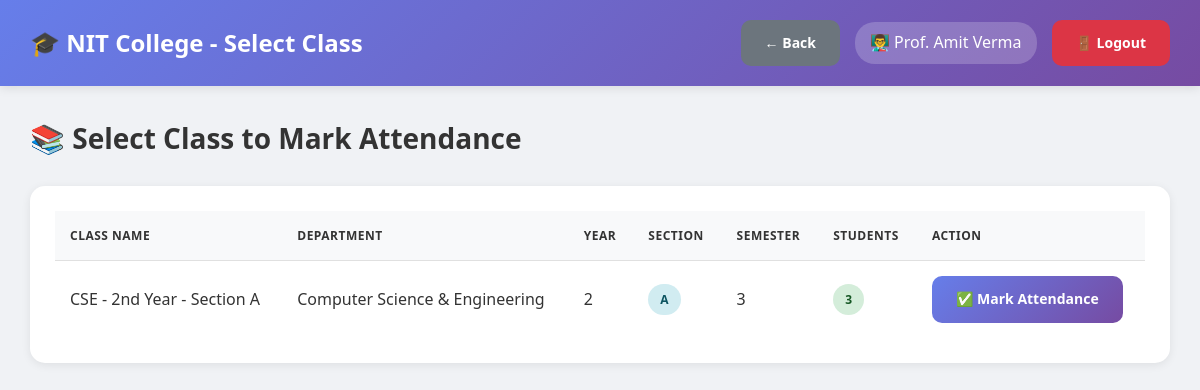
/nit_atttendance_system/teacher/select_class.php (signed in), run on the app's committed database.
### tables this page shows
CREATE TABLE users (
    id INT AUTO_INCREMENT PRIMARY KEY,
    username VARCHAR(50) UNIQUE NOT NULL,
    password VARCHAR(255) NOT NULL,
    full_name VARCHAR(100) NOT NULL,
    email VARCHAR(100) UNIQUE NOT NULL,
    phone VARCHAR(15),
    role ENUM('admin', 'hod', 'teacher') NOT NULL,
    department_id INT DEFAULT NULL,
    is_active TINYINT(1) DEFAULT 1,
    created_at TIMESTAMP DEFAULT CURRENT_TIMESTAMP,
    FOREIGN KEY (department_id) REFERENCES departments(id) ON DELETE SET NULL
);

CREATE TABLE classes (
    id INT AUTO_INCREMENT PRIMARY KEY,
    class_name VARCHAR(100) NOT NULL,
    department_id INT NOT NULL,
    year INT NOT NULL,
    section VARCHAR(10) NOT NULL,
    teacher_id INT NOT NULL,
    semester INT NOT NULL,
    academic_year VARCHAR(20) NOT NULL,
    created_at TIMESTAMP DEFAULT CURRENT_TIMESTAMP,
    FOREIGN KEY (department_id) REFERENCES departments(id) ON DELETE CASCADE,
    FOREIGN KEY (teacher_id) REFERENCES users(id) ON DELETE CASCADE,
    UNIQUE KEY unique_class (department_id, year, section, semester, academic_year)
);

CREATE TABLE departments (
    id INT AUTO_INCREMENT PRIMARY KEY,
    dept_name VARCHAR(100) NOT NULL,
    dept_code VARCHAR(20) UNIQUE NOT NULL,
    hod_id INT DEFAULT NULL,
    created_at TIMESTAMP DEFAULT CURRENT_TIMESTAMP
);

### nit_atttendance_system/db.php (called while the page is built, shortened)
<?php
$conn = new mysqli(DB_HOST, DB_USER, DB_PASS, DB_NAME);
$conn->set_charset("utf8mb4");
$conn->query("SET time_zone = '+05:30'");
function isLoggedIn() {
    return isset($_SESSION['user_id']) && isset($_SESSION['role']);
}
function getCurrentUser() {
    global $conn;
    $user_id = $_SESSION['user_id'];
    $role = $_SESSION['role'];
    if ($role === 'student') {
        $query = "SELECT * FROM students WHERE id = ?";
    } elseif ($role === 'parent') {
        $query = "SELECT * FROM parents WHERE id = ?";
    } else {
        $query = "SELECT * FROM users WHERE id = ?";
    }
    $stmt = $conn->prepare($query);
    $stmt->bind_param("i", $user_id);
    $stmt->execute();
    $result = $stmt->get_result();
    return $result->fetch_assoc();
}
?>

### nit_atttendance_system/teacher/select_class.php (the view, shortened to what this page needs)
<?php
require_once '../db.php';
$user = getCurrentUser();
$teacher_id = $_SESSION['user_id'];
$classes_query = "SELECT c.*, d.dept_name,
                  (SELECT COUNT(*) FROM students WHERE class_id = c.id AND is_active = 1) as student_count
                  FROM classes c
                  LEFT JOIN departments d ON c.department_id = d.id
                  WHERE c.teacher_id = $teacher_id
                  ORDER BY c.class_name";
$classes = $conn->query($classes_query);
?>
<!DOCTYPE html>
<html lang="en">
<head>
    <link rel="stylesheet" href="../assets/style.css">
</head>
<body class="dashboard-container">
    <nav class="navbar">
        <div>
            <h1>🎓 NIT College - Select Class</h1>
        </div>
        <div class="user-info">
            <a href="index.php" class="btn btn-secondary">← Back</a>
            <span>👨‍🏫 <?php echo htmlspecialchars($user['full_name']); ?></span>
            <a href="../logout.php" class="btn btn-danger">🚪 Logout</a>
        </div>
    </nav>
    <div class="main-content">
        <h2>📚 Select Class to Mark Attendance</h2>
        <div class="table-container">
            <table>
                <thead>
                    <tr>
                        <th>Class Name</th>
                        <th>Department</th>
                        <th>Year</th>
                        <th>Section</th>
                        <th>Semester</th>
                        <th>Students</th>
                        <th>Action</th>
                    </tr>
                </thead>
                <tbody>
                    <?php if ($classes->num_rows > 0): ?>
                        <?php while ($class = $classes->fetch_assoc()): ?>
                        <tr>
                            <td><?php echo htmlspecialchars($class['class_name']); ?></td>
                            <td><?php echo htmlspecialchars($class['dept_name']); ?></td>
                            <td><?php echo $class['year']; ?></td>
                            <td><span class="badge badge-info"><?php echo htmlspecialchars($class['section']); ?></span></td>
                            <td><?php echo $class['semester']; ?></td>
                            <td><span class="badge badge-success"><?php echo $class['student_count']; ?></span></td>
                            <td>
                                <a href="mark_attendance.php?class_id=<?php echo $class['id']; ?>"
                                   class="btn btn-primary">
                                    ✅ Mark Attendance
                                </a>
                            </td>
                        </tr>
                        <?php endwhile; ?>
                    <?php endif; ?>
                </tbody>
            </table>
        </div>
    </div>
</body>
</html>

### nit_atttendance_system/assets/style.css (style rules this page uses)
* { margin: 0; padding: 0; box-sizing: border-box; }
body { font-family: 'Segoe UI', Tahoma, Geneva, Verdana, sans-serif; background: #f0f2f5; color: #333; line-height: 1.6; }
.btn { padding: 12px 24px; border: none; border-radius: 10px; font-size: 14px; font-weight: 600; cursor: pointer; transition: all 0.3s ease; text-decoration: none; display: inline-block; text-align: center; }
.btn-primary { background: linear-gradient(135deg, #667eea 0%, #764ba2 100%); color: white; }
.btn-danger { background: #dc3545; color: white; }
.btn-secondary { background: #6c757d; color: white; }
.dashboard-container { background: #f0f2f5; min-height: 100vh; }
.navbar { background: linear-gradient(135deg, #667eea 0%, #764ba2 100%); color: white; padding: 20px 30px; display: flex; justify-content: space-between; align-items: center; box-shadow: 0 2px 10px rgba(0, 0, 0, 0.1); position: sticky; top: 0; z-index: 100; }
.navbar h1 { font-size: 24px; font-weight: 600; }
.navbar .user-info { display: flex; align-items: center; gap: 15px; }
.navbar .user-info span { background: rgba(255, 255, 255, 0.2); padding: 8px 15px; border-radius: 20px; }
.main-content { padding: 30px; max-width: 1400px; margin: 0 auto; }
.main-content h2 { margin-bottom: 25px; color: #333; font-size: 28px; }
.table-container { background: white; border-radius: 15px; padding: 25px; box-shadow: 0 2px 10px rgba(0, 0, 0, 0.08); overflow-x: auto; margin-bottom: 30px; }
table { width: 100%; border-collapse: collapse; }
table thead { background: #f8f9fa; }
table th, table td { padding: 15px; text-align: left; border-bottom: 1px solid #e0e0e0; }
table th { font-weight: 600; color: #333; text-transform: uppercase; font-size: 12px; letter-spacing: 0.5px; }
table tr:last-child td { border-bottom: none; }
.badge { padding: 6px 12px; border-radius: 20px; font-size: 12px; font-weight: 600; display: inline-block; }
.badge-success { background: #d4edda; color: #155724; }
.badge-info { background: #d1ecf1; color: #0c5460; }

### data on the page
users: full_name "Prof. Amit Verma"
classes: class_name "CSE - 2nd Year - Section A", department.dept_name "Computer Science & Engineering", year "2", section "A", semester "3", student_count "3"
